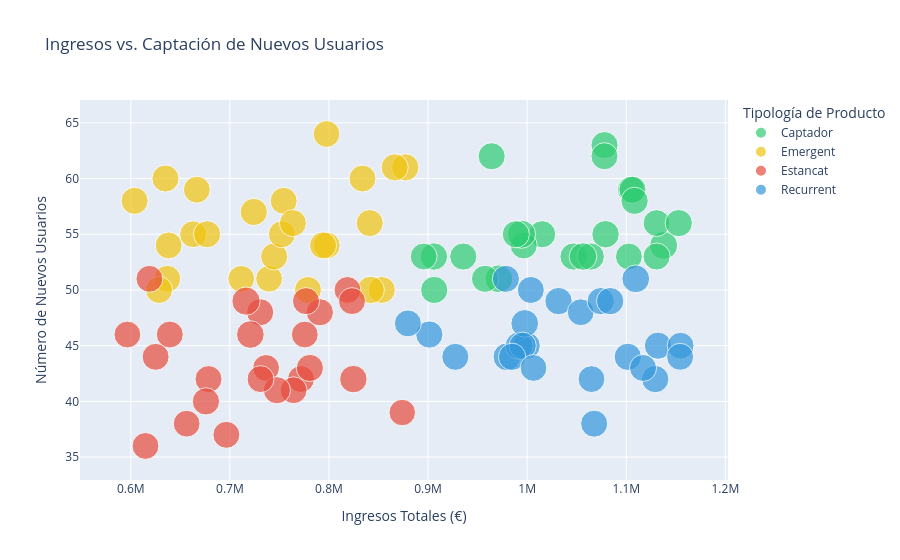

The cell this chart's notebook holds for it:
### Markdown cell above
Usaremos px.scatter, de la librería Plotly Express que se utiliza para crear gráficos de dispersión con cuatro dimensiones a la vez.

### Code cell
# Creamos un gráfico Scatter Plot
fig = px.scatter(
    metricas,
    x='ingresos_totales',
    y='nuevos_usuarios',
    size='variabilidad_ingresos',
    color='tipologia', #personalizamos que la variable tipologia se coloree
    hover_name='product_name',  # muestra el nombre del producto como titulo del Tooltip
    title='Ingresos vs. Captación de Nuevos Usuarios',
    labels={
        'ingresos_totales': 'Ingresos Totales (€)', # renombramos las etiquetas del Tooltip
        'nuevos_usuarios': 'Número de Nuevos Usuarios',
        'tipologia': 'Tipología de Producto',
        'variabilidad_ingresos': 'Variabilidad de Ingresos'
    },
    color_discrete_map={         # asignamos un color a las tipologias de prodcuto
        'Captador': '#2ecc71',   # Verde
        'Recurrent': '#3498db',  # Azul
        'Emergent': '#f1c40f',   # Amarillo
        'Estancat': '#e74c3c'    # Rojo
    }
)
fig.show()

### Figure 1 — Plotly figure (JSON) as saved in the notebook; plotly's stock layout.template omitted (floating-point values rounded to 4 significant figures)
{"data": [{"hovertemplate": "<b>%{hovertext}</b><br><br>Tipología de Producto=Captador<br>Ingresos Totales (€)=%{x}<br>Número de Nuevos Usuarios=%{y}<br>Variabilidad de Ingresos=%{marker.size}<extra></extra>", "hovertext": ["Direwolf Stannis", "duel tourney Lannister", "skywalker ewok", "Karstark Dorne", "duel Direwolf", "Direwolf", "the duel warden", "duel Direwolf", "chewbacca mustafar", "skywalker ewok", "Tully maester Tarly", "north", "of north", "Karstark Dorne", "in", "Direwolf Stannis riverlands", "Direwolf Stannis", "Jade tatooine dooku", "Direwolf", "riverlands the", "Stark Karstark", "Direwolf riverlands the", "Stannis warden south", "Stannis warden", "Littlefinger Tarly Stark"], "legendgroup": "Captador", "marker": {"color": "#2ecc71", "size": [151.7, 154.4, 151.3, 159.6, 162.0, 150.0, 148.4, 154.4, 162.8, 152.4, 150.1, 148.3, 151.4, 152.4, 151.1, 149.9, 147.7, 150.4, 152.8, 151.6, 152.4, 151.1, 152.4, 155.7, 150.4], "sizemode": "area", "sizeref": 0.4097, "symbol": "circle"}, "mode": "markers", "name": "Captador", "orientation": "v", "showlegend": true, "x": [1015000.0, 1079000.0, 1078000.0, 971500.0, 1138000.0, 996500.0, 1131000.0, 905800.0, 994300.0, 1047000.0, 1105000.0, 1103000.0, 988500.0, 906200.0, 935500.0, 1078000.0, 895600.0, 1106000.0, 1153000.0, 957500.0, 1108000.0, 964200.0, 1064000.0, 1056000.0, 1131000.0], "xaxis": "x", "y": [55, 55, 63, 51, 54, 54, 56, 53, 55, 53, 59, 53, 55, 50, 53, 62, 53, 59, 56, 51, 58, 62, 53, 53, 53], "yaxis": "y", "type": "scatter"}, {"hovertemplate": "<b>%{hovertext}</b><br><br>Tipología de Producto=Emergent<br>Ingresos Totales (€)=%{x}<br>Número de Nuevos Usuarios=%{y}<br>Variabilidad de Ingresos=%{marker.size}<extra></extra>", "hovertext": ["Tarly Stark", "Karstark Dorne", "skywalker ewok sith", "south duel tourney", "Stark Karstark", "Karstark warden", "Lannister", "Lannister", "Direwolf Littlefinger", "tatooine dooku solo", "sith", "duel", "south", "Tully", "rock Renly in", "the giantsblood maester", "dooku solo", "Direwolf Stannis", "the duel", "kingsblood Littlefinger the", "duel tourney", "Karstark Tully Dorne", "Winterfell", "the duel", "jinn Winterfell"], "legendgroup": "Emergent", "marker": {"color": "#f1c40f", "size": [148.3, 146.9, 148.4, 150.3, 148.9, 147.5, 150.7, 152.9, 148.8, 151.0, 147.0, 152.8, 154.8, 148.9, 151.8, 149.4, 150.0, 150.6, 149.7, 150.5, 148.7, 150.9, 146.9, 150.3, 150.1], "sizemode": "area", "sizeref": 0.4097, "symbol": "circle"}, "mode": "markers", "name": "Emergent", "orientation": "v", "showlegend": true, "x": [638100.0, 739600.0, 853400.0, 744700.0, 754300.0, 797800.0, 841100.0, 877000.0, 662900.0, 794000.0, 797500.0, 724100.0, 842100.0, 833800.0, 677000.0, 752500.0, 636800.0, 603800.0, 628500.0, 635000.0, 666600.0, 866300.0, 711400.0, 763600.0, 778800.0], "xaxis": "x", "y": [54, 51, 50, 53, 58, 54, 56, 61, 55, 54, 64, 57, 50, 60, 55, 55, 51, 58, 50, 60, 59, 61, 51, 56, 50], "yaxis": "y", "type": "scatter"}, {"hovertemplate": "<b>%{hovertext}</b><br><br>Tipología de Producto=Estancat<br>Ingresos Totales (€)=%{x}<br>Número de Nuevos Usuarios=%{y}<br>Variabilidad de Ingresos=%{marker.size}<extra></extra>", "hovertext": ["warden south duel", "north of Casterly", "Winterfell", "Winterfell", "dooku solo", "warden Karstark", "ewok sith", "giantsblood maester Karstark", "north Tully", "riverlands the duel", "Tully maester", "rock Renly", "Winterfell Lannister", "mustafar jinn", "Littlefinger the giantsblood", "Tully Dorne", "giantsblood maester Karstark", "Littlefinger Tarly", "Tarly Stark", "bastard of north", "in south Winterfell", "riverlands north Direwolf", "dooku solo", "Direwolf Littlefinger", "south duel"], "legendgroup": "Estancat", "marker": {"color": "#e74c3c", "size": [148.0, 149.1, 150.3, 155.3, 148.1, 149.8, 151.5, 148.3, 147.2, 151.4, 147.3, 152.0, 149.7, 148.2, 151.5, 144.6, 148.4, 150.5, 149.0, 147.5, 149.4, 149.6, 152.9, 156.9, 163.9], "sizemode": "area", "sizeref": 0.4097, "symbol": "circle"}, "mode": "markers", "name": "Estancat", "orientation": "v", "showlegend": true, "x": [818600.0, 771700.0, 678400.0, 824600.0, 736500.0, 823200.0, 780700.0, 764300.0, 656400.0, 730500.0, 596600.0, 790800.0, 696500.0, 618800.0, 747400.0, 873900.0, 614800.0, 776800.0, 639400.0, 775600.0, 730900.0, 625000.0, 675800.0, 720700.0, 716300.0], "xaxis": "x", "y": [50, 42, 42, 42, 43, 49, 43, 41, 38, 48, 46, 48, 37, 51, 41, 39, 36, 49, 46, 46, 42, 44, 40, 46, 49], "yaxis": "y", "type": "scatter"}, {"hovertemplate": "<b>%{hovertext}</b><br><br>Tipología de Producto=Recurrent<br>Ingresos Totales (€)=%{x}<br>Número de Nuevos Usuarios=%{y}<br>Variabilidad de Ingresos=%{marker.size}<extra></extra>", "hovertext": ["dooku solo", "palpatine chewbacca", "Stannis warden", "Karstark warden", "riverlands north", "Stannis riverlands", "chewbacca mustafar", "duel warden", "the giantsblood maester", "warden", "Lannister Barratheon Direwolf", "kingsblood Littlefinger the", "Direwolf riverlands", "solo palpatine chewbacca", "the duel", "Winterfell", "north", "Dorne bastard", "duel warden", "Tarly Littlefinger", "Karstark warden", "Stark kingsblood", "sith Jade", "skywalker ewok", "the duel"], "legendgroup": "Recurrent", "marker": {"color": "#3498db", "size": [159.3, 154.7, 151.4, 153.8, 158.8, 148.1, 158.9, 157.4, 152.4, 147.6, 152.4, 150.0, 148.3, 151.0, 152.8, 150.1, 151.8, 150.7, 150.7, 153.1, 153.3, 149.8, 149.3, 153.5, 147.1], "sizemode": "area", "sizeref": 0.4097, "symbol": "circle"}, "mode": "markers", "name": "Recurrent", "orientation": "v", "showlegend": true, "x": [979600.0, 999400.0, 1132000.0, 1032000.0, 1110000.0, 1054000.0, 991900.0, 997600.0, 901300.0, 1155000.0, 995400.0, 1004000.0, 1065000.0, 978500.0, 1129000.0, 1154000.0, 1074000.0, 927500.0, 1068000.0, 984800.0, 1102000.0, 1117000.0, 879600.0, 1084000.0, 1006000.0], "xaxis": "x", "y": [44, 45, 45, 49, 51, 48, 45, 47, 46, 45, 45, 50, 42, 51, 42, 44, 49, 44, 38, 44, 44, 43, 47, 49, 43], "yaxis": "y", "type": "scatter"}], "layout": {"xaxis": {"anchor": "y", "domain": [0, 1], "title": {"text": "Ingresos Totales (€)"}}, "yaxis": {"anchor": "x", "domain": [0, 1], "title": {"text": "Número de Nuevos Usuarios"}}, "legend": {"title": {"text": "Tipología de Producto"}, "tracegroupgap": 0, "itemsizing": "constant"}, "title": {"text": "Ingresos vs. Captación de Nuevos Usuarios"}}}
